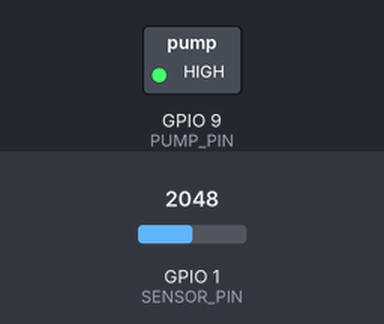
The sketch below on a simulated ESP32-S3. Parts: switched loads named in the sketch (green lamp = pin HIGH). The test bench sets the inputs (shaded band); at power-on: GPIO 1 (SENSOR_PIN) = 2048. What the sketch prints to the serial monitor is not drawn.

Above: at 2.0 s.
At 34.0 s:
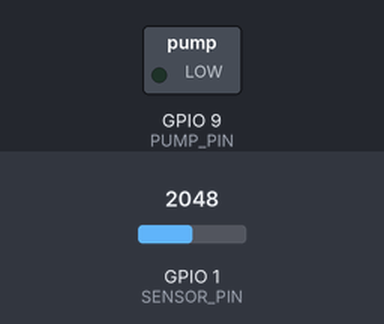
Timing chart, 0 to 83.2 s (numbered marks = the images above):
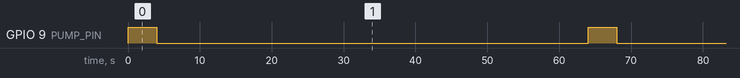

The sketch:

example.ino
```cpp
// Controls a 5V submersible pump via a MOSFET on pin D9 and uses an analog soil moisture sensor on A0 to run a 4s watering cycle when the reading exceeds the configured dry threshold (or falls back to a simple timer when USE_SENSOR is false).
//
// Buy this module: https://shillehtek.com/products/mini-submersible-water-pump-5v-120lph-arduino-esp32
// Full manual: https://shillehtek.com/blogs/shillehtek-product-manuals/mini-submersible-water-pump-5v-120lph-arduino-esp32-manual
// More examples: https://github.com/shillehbean/shillehtek-examples
//

// 5V 120L/H pump on MOSFET, gate on D9.
// Waters when the analog moisture reading is too dry.
// No sensor? Set USE_SENSOR to false for a simple timer.

const int  PUMP_PIN   = 9;
const int  SENSOR_PIN = A0;
const bool USE_SENSOR = true;
const int  DRY_LEVEL  = 600;   // calibrate for your sensor

void setup() {
  pinMode(PUMP_PIN, OUTPUT);
  Serial.begin(9600);
}

void loop() {
  bool shouldWater = true;

  if (USE_SENSOR) {
    int m = analogRead(SENSOR_PIN);
    Serial.print("Moisture: ");
    Serial.println(m);
    shouldWater = (m > DRY_LEVEL);   // higher = drier for many sensors
  }

  if (shouldWater) {
    digitalWrite(PUMP_PIN, HIGH);
    delay(4000);                     // 4 s water shot
    digitalWrite(PUMP_PIN, LOW);
  }
  delay(60000);                      // check every minute
}
```

Measured:
- by itself, GPIO 9 (PUMP_PIN): alternates HIGH for 4.0 s and LOW for 60.0 s
